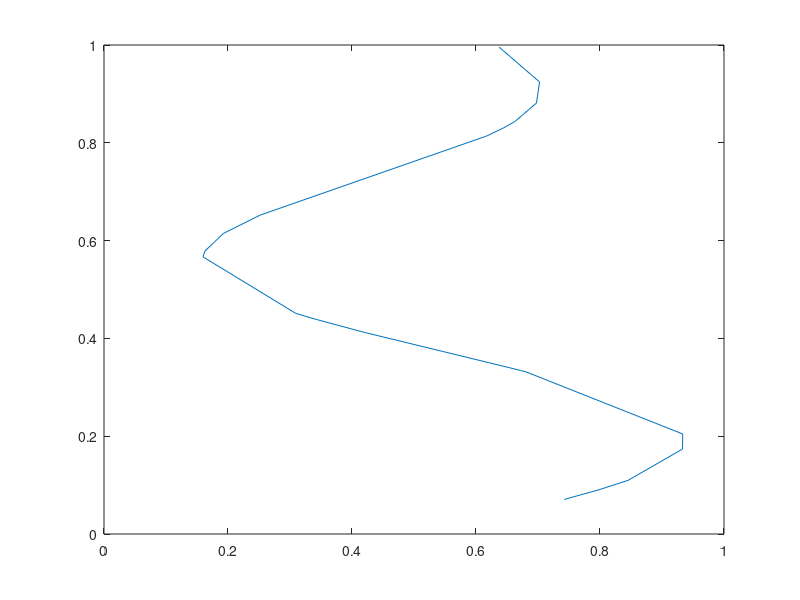

The MATLAB script that drew this image: (Note: this script raises an error after producing the figure.)
clear all
clc

% Programmed with MATLAB online 

%% % Main task 
% Multi-Layer Perceptron algorithm
% 2-layer perceptron.
% 1 hidden layer with 6 neurons with sigmoidal activation functions.
% 1 output layer has one summation neuron with linear activation function.

% Perceptron input: random generater 22 parameters with values from 0 to 1
x1 = sort(rand(1, 22), 'ascend');
x1_min = min(x1);
x1_max = max(x1);

% Perceptron response function
pi = 3.14;
d = (1 + 0.6*sin(2*pi*x1/0.7) + 0.3*sin(2*pi*x1)) / 2;

figure(1)
plot(d, x1);

% % Set weights and biases

% Weights of hidden layer neurons w11 = w1x(1) -> w16 = w1x(6)
w1x = randn(1, 6);

% Biases of hidden layer neurons b11 = b1x(1) -> b16 = b1x(6)
b1x = randn(1, 6);

% Weights of output layer neuron w21 = w2x(1) -> w26 = w2x(6)
w2x = randn(1, 6);

% Biase of output layer neuron
b21 = randn(1);

% All neurons weights and biases update step
n = 0.1;

% Training cycle count
% Didinant žingsnį didėja tikslumas
epochs = 200000;

cycle = 0;

% % Multi-layered perceptron training using Backpropagation algorithm
while cycle < epochs

    % Output layer summation neuron linear activation function y = y21*w21 +  y22*w22 + y23*w23 + y24*w24 + y25*w25 + y26*w26 
    y = zeros(1, 22);

    % Error array
    e = zeros(1, 22);

    for i=1:22

        % Output layer summation neuron linear activation function calculation
        for j=1:6
            v = v1x(w1x(j), x1(i), b1x(j));
            y(i) = y(i) + y2x(v)*w2x(j);
        end
        y(i) = y(i) + b21;

        % Error calculation
        e(i) = d(i) - y(i);
        
        % Output neuron weights and bias updates
        for j=1:6
            v = v1x(w1x(j), x1(i), b1x(j));
            w2x(j) = w2x(j) + n*e(i)*y2x(v);
        end

        b21 = b21 + n*e(i)*1;
    
        % Hidden neurons weights and biases updates depending on output leyer neuron weights
        for j=1:6
            v = v1x(w1x(j), x1(i), b1x(j));
            delta = y2x(v)*(1-y2x(v))*e(i)*w2x(j);
            w1x(j) = w1x(j) + n*delta*x1(i);
            b1x(j) = b1x(j) + n*delta;
        end
    
    end

    cycle = cycle + 1;
end

% % Multi-layered perceptron testing
y = zeros(1, 200);
x1_test = linspace(x1_min, x1_max, 200);
for i=1:200
    for j=1:6
        v = v1x(w1x(j), x1_test(i), b1x(j));
        y(i) = y(i) + y2x(v)*w2x(j);
    end
    y(i) = y(i) + b21;
end

figure(2)
plot(y, x1_test);

%% Additional task
% Same as main task, except Perceptron has two inputs

% Perceptron input: random generater 22 parameters with values from 0 to 1
x2 = sort(rand(1, 22), 'ascend');
x2_min = min(x2);
x2_max = max(x2);

% Perceptron response function
d = (1 + 0.6*sin(2*pi*x1/0.7) + 0.3*sin(2*pi*x2)) / 2;

figure(3)
plot(d, x1,d, x2);

% Weights of hidden layer neurons w111 = w11x(1) -> w116 = w11x(6)
w11x = randn(1, 6);

% Weights of hidden layer neurons w121 = w12x(1) -> w126 = w12x(6)
w12x = randn(1, 6);

% Biases of hidden layer neurons b11 = b1x(1) -> b16 = b1x(6)
b1x = randn(1, 6);

% Weights of output layer neuron w21 = w2x(1) -> w26 = w2x(6)
w2x = randn(1, 6);

% Biase of output layer neuron
b21 = randn(1);

cycle = 0;

% % Multi-layered perceptron training using Backpropagation algorithm
while cycle < epochs

    % Output layer summation neuron linear activation function y = y21*w21 +  y22*w22 + y23*w23 + y24*w24 + y25*w25 + y26*w26 
    y = zeros(1, 22);

    % Error array
    e = zeros(1, 22);

    for i=1:22

        % Output layer summation neuron linear activation function calculation
        for j=1:6
            v = Av1x(w11x(j), x1(i), w12x(j), x2(i), b1x(j));
            y(i) = y(i) + y2x(v)*w2x(j);
        end
        y(i) = y(i) + b21;

        % Error calculation
        e(i) = d(i) - y(i);
        
        % Output neuron weights and bias updates
        for j=1:6
            v = Av1x(w11x(j), x1(i), w12x(j), x2(i), b1x(j));
            w2x(j) = w2x(j) + n*e(i)*y2x(v);
        end

        b21 = b21 + n*e(i)*1;
    
        % Hidden neurons weights and biases updates depending on output leyer neuron weights
        for j=1:6
            v = Av1x(w11x(j), x1(i), w12x(j), x2(i), b1x(j));
            delta = y2x(v)*(1-y2x(v))*e(i)*w2x(j);
            w11x(j) = w11x(j) + n*delta*x1(i);
            w12x(j) = w12x(j) + n*delta*x2(i);
            b1x(j) = b1x(j) + n*delta;
        end
    
    end

    cycle = cycle + 1;
end

% % Multi-layered perceptron testing
y = zeros(1, 200);
x2_test = linspace(x2_min, x2_max, 200);
for i=1:200
    for j=1:6
        v = Av1x(w11x(j), x1_test(i), w12x(j), x2_test(i), b1x(j));
        y(i) = y(i) + y2x(v)*w2x(j);
    end
    y(i) = y(i) + b21;
end

figure(4)
plot(y, x1_test, y, x2_test);

%% Functions
% Main task: hidden layer neurons input function v11 -> v16 
function result = v1x(w1x, x1, b1x)
    result = x1*w1x + b1x;
end

% Main task: hidden layer neurons activation function y21 -> y26 
function result = y2x(v1x)
    result = 1 / (1 + exp((-1)*v1x));
end

% Additional task: hidden layer neurons input function v11 -> v16 
function result = Av1x(w11x, x1, w12x, x2, b1x)
    result = x1*w11x + x2*w12x + b1x;
end


